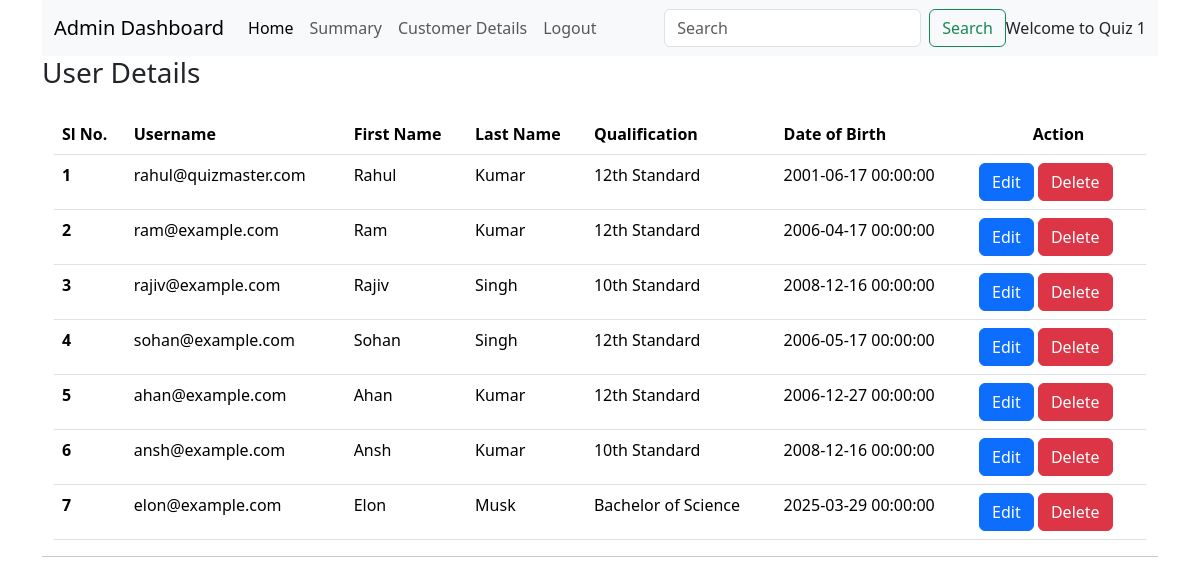
The page /admin_user/Quiz 1 (signed in) on the database its author committed.
### backend/models.py (models this page shows)
class User(db.Model):
  __tablename__="user"
  user_id=db.Column(db.Integer, primary_key=True)
  email=db.Column(db.String, db.ForeignKey("auth.email"), unique=True, nullable=False)
  f_name=db.Column(db.String, nullable=False)
  l_name=db.Column(db.String, nullable=False)
  qualification=db.Column(db.String)
  dob=db.Column(db.DateTime, nullable=False)
  scores=db.relationship("Scores", cascade="all,delete", backref="user", lazy=True)

### backend/controllers.py (the view)
@app.route('/admin_user/<string:name>', methods=['GET', 'POST'])
def admin_user(name):
  if request.method=="GET":
     users=db.session.query(User).all()
     return render_template("admin_user.html", users=users, name=name)

### templates/admin_user.html (shortened to what this page needs)
<!DOCTYPE html>
<html lang="en">
<head>
  <link href="https://cdn.jsdelivr.net/npm/bootstrap@5.3.3/dist/css/bootstrap.min.css" rel="stylesheet">
  <link href="https://cdn.jsdelivr.net/npm/bootstrap-icons/font/bootstrap-icons.css" rel="stylesheet">
  <link href="/static/style/admin_dashboard.css" rel="stylesheet">
</head>
<body>
  <div class="container new-container">
    <nav class="navbar navbar-expand-lg bg-body-tertiary">
      <div class="container-fluid">
        <a class="navbar-brand" href="#">Admin Dashboard</a>
        <div class="collapse navbar-collapse" id="navbarSupportedContent">
          <ul class="navbar-nav me-auto mb-2 mb-lg-0">
            <li class="nav-item">
              <a class="nav-link active" aria-current="page" href="/admin_dashboard/{{name}}">Home</a>
            </li>
            <li class="nav-item">
              <a class="nav-link" href="/admin_summary/{{name}}">Summary</a>
            </li>
            <li class="nav-item">
              <a class="nav-link" href="/admin_user/{{name}}">Customer Details</a>
            </li>
            <li class="nav-item">
              <a class="nav-link" onclick="window.location.href='/'">Logout</a>
            </li>
          </ul>
          <form class="d-flex" role="search" method="POST" action="/search/{{name}}">
            <input class="form-control me-2" type="search" placeholder="Search" aria-label="Search" name="search" id="search">
            <button class="btn btn-outline-success" type="submit">Search</button>
          </form>
          <span class="nav=text">
            Welcome to {{name}}
          </span>
        </div>
      </div>
    </nav>
    <h3>User Details</h3>
    <div class="container new-container">
      <table class="table table-striped">
        <table class="table">
          <thead>
            <tr>
              <th scope="col">Sl No.</th>
              <th scope="col">Username</th>
              <th scope="col">First Name</th>
              <th scope="col">Last Name</th>
              <th scope="col">Qualification</th>
              <th scope="col">Date of Birth</th>
              <th scope="col" class="text-center">Action</th>
            </tr>
          </thead>
          <tbody>
            {% for user in users %}
            <tr>
              <th scope="row">{{loop.index}}</th>
              <td >{{user.email}}</td>
              <td >{{user.f_name}}</td>
              <td >{{user.l_name}}</td>
              <td >{{user.qualification}}</td>
              <td >{{user.dob}}</td>
              <td><a onclick="window.location.href='/admin_user/{{user.user_id}}/edit_user/{{name}}'" type="button" class="btn btn-primary">Edit</a>
              <a onclick="window.location.href='/admin_user/{{user.user_id}}/delete_user/{{name}}'" type="button" class="btn btn-danger">Delete</a></td>
              {% endfor %}
            </tr>
          </tbody>
        </table>
      </table>
    </div>
    <hr />
  </div>
</body>
</html>

### static/style/admin_dashboard.css (style rules this page uses)
li a { cursor: pointer; }

### rows shown on the page
User: email "rahul@quizmaster.com", f_name "Rahul", l_name "Kumar", qualification "12th Standard", dob "2001-06-17 00:00:00"
User: email "ram@example.com", f_name "Ram", l_name "Kumar", qualification "12th Standard", dob "2006-04-17 00:00:00"
User: email "rajiv@example.com", f_name "Rajiv", l_name "Singh", qualification "10th Standard", dob "2008-12-16 00:00:00"
User: email "sohan@example.com", f_name "Sohan", l_name "Singh", qualification "12th Standard", dob "2006-05-17 00:00:00"
User: email "ahan@example.com", f_name "Ahan", l_name "Kumar", qualification "12th Standard", dob "2006-12-27 00:00:00"
User: email "ansh@example.com", f_name "Ansh", l_name "Kumar", qualification "10th Standard", dob "2008-12-16 00:00:00"
User: email "elon@example.com", f_name "Elon", l_name "Musk", qualification "Bachelor of Science", dob "2025-03-29 00:00:00"

### other values the page prints
{{ name }} "Quiz 1"
